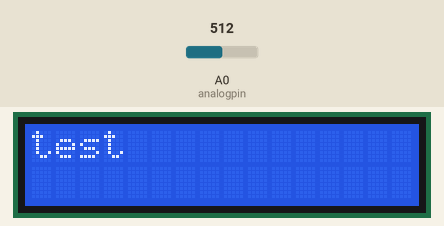
Bench run of a sketch on a simulated Arduino Uno, built with avr-gcc and run on an emulated ATmega328P. Shown: 16×2 character LCD. The inputs (shaded band) are chosen by the test bench; at power-on: A0 (analogpin) = 512.

Above: at 1.2 s.
1.3 s: A0 (analogpin) set to 491
At 1.7 s:
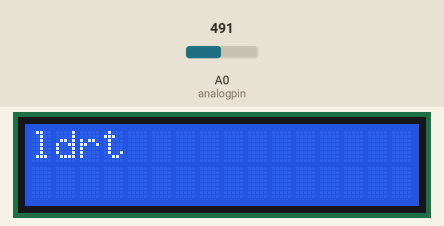
2.8 s: A0 (analogpin) set to 510
At 4.0 s:
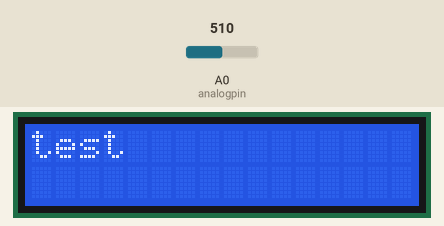
4.3 s: A0 (analogpin) set to 490
At 5.2 s:
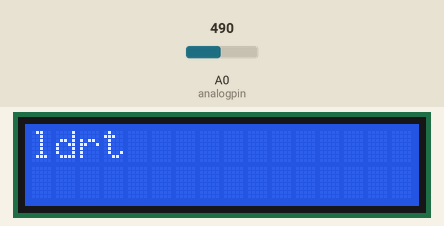
Timing chart, 0 to 7.3 s (numbered marks = the images above; inputs shaded):
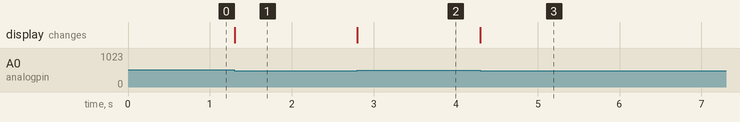

Measured:
- the behaviour switches between 501 and 500 on A0 (analogpin) (found by bisection; images 0 and 1)
- after the input at 1.3 s, the display: changes at once (image 1)
- after the input at 2.8 s, the display: changes at once (image 2)
- after the input at 4.3 s, the display: changes at once (image 3)

The sketch:

lcd_ldr.ino
```cpp
#include <LiquidCrystal.h>

LiquidCrystal lcd(7,6,13,12,11,10);

int analogpin = A0;

void setup()
{
Serial.begin(9600);
lcd.begin(16,2);


}

void loop()
{
int isik = analogRead(analogpin);

if(isik>500)
   {
    lcd.setCursor(0,0);
    lcd.print("test");
   }
   else
   {
    lcd.setCursor(0,0);
    lcd.print("ldr");
   }


}
```
